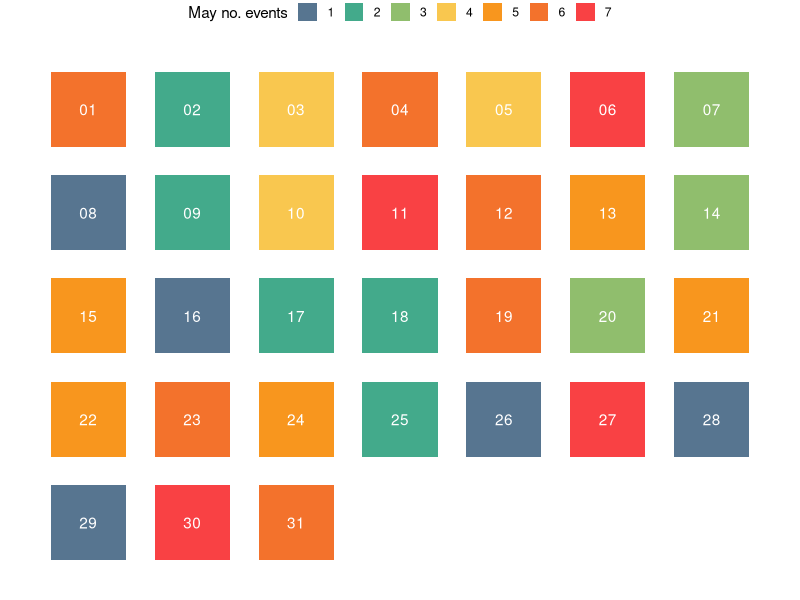

Here is the R script that generated this plot:
## ---- chunk 1
library(tidyverse)
## ---- chunk 2
firstday<- as.Date("2020-05-01")
lastday <- as.Date("2020-08-31")
days_seq <- seq(firstday, lastday, by = "day")
days_df<-as.data.frame(days_seq)
## ---- chunk 3
days_df$month<-substr(days_df$days, start = 6, stop = 7)
days_df$day<-substr(days_df$days, start = 9, stop = 10)
## ---- chunk 4
my_values<-sample(1:7, 123, replace=TRUE)
days_df$events<-as.factor(my_values[1:123])
## ---- chunk 5
may<-days_df %>%
  filter(month=='05')
## ---- chunk 6
calen_xs<-rep(c(1:7), times = 5)
calen_ys<-rep(c(5:1), each = 7)
## ---- chunk 7
may$calen_xs<-calen_xs[1:31]
may$calen_ys<-calen_ys[1:31]
## ---- chunk 8
my_palette <- c("1" = '#577590', 
                "2" = '#43aa8b', 
                "3" = '#90be6d', 
                "4" = "#f9c74f", 
                "5" = "#f8961e", 
                "6" = "#f3722c", 
                "7" = "#f94144") 
## ---- chunk 9
ggplot(may,aes(x=calen_xs,y=calen_ys,color=events))+
  geom_point(size=25,shape=15)+

  scale_x_continuous(limits=c(0.5,7.5))+
  scale_y_continuous(limits=c(0.5,5.5))+
  
  # remove background colors
  theme_void()+
  
  # adds texts
  geom_text(aes(label=day),color='white') +
  
  # sets the legend below
  theme(legend.position = 'top')+
   
  # lines the legend
  guides(colour = guide_legend(override.aes = list(size=6),nrow = 1))+
  
  # uses palette
  scale_color_manual(name = "May no. events",values = my_palette)
